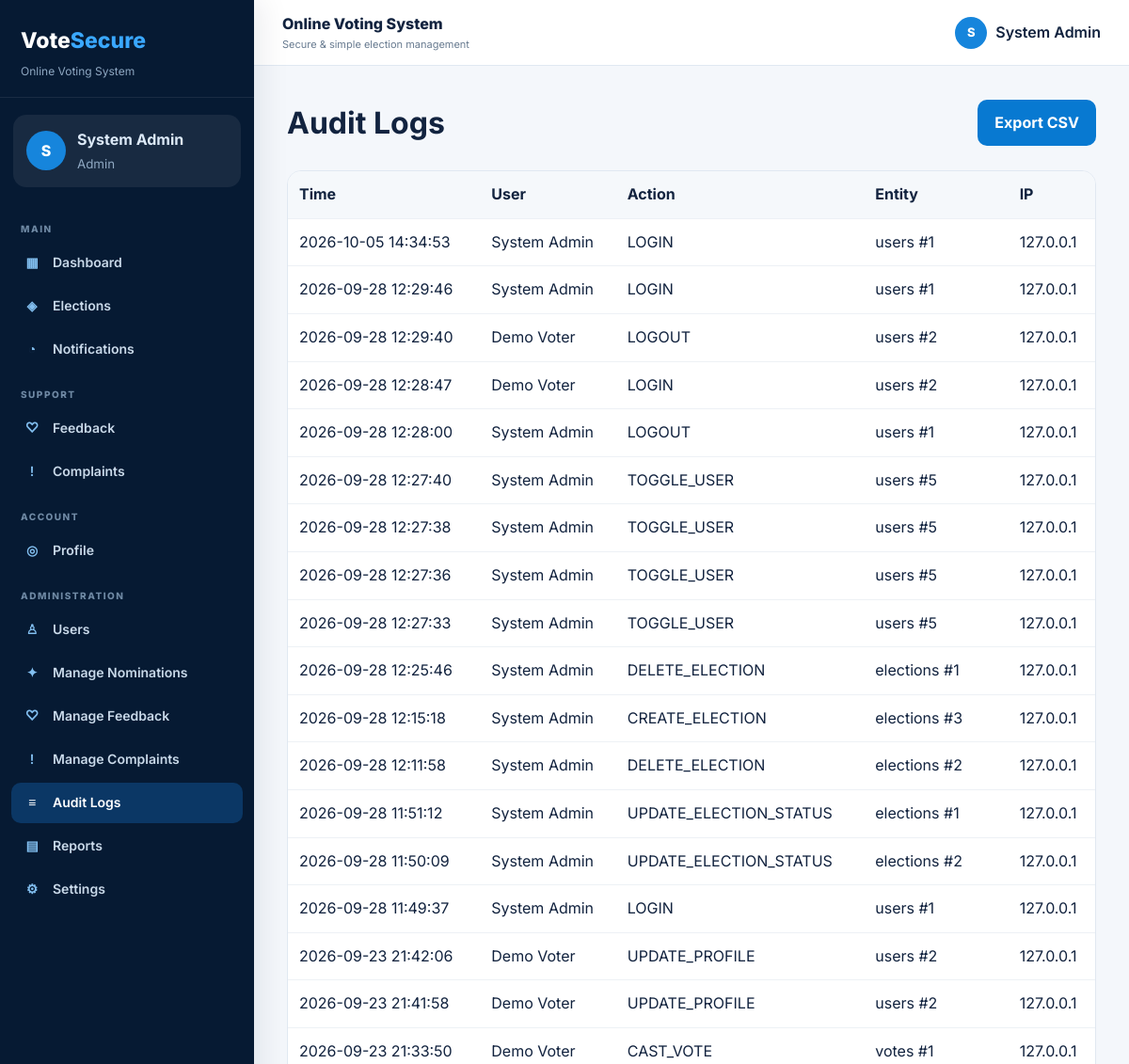
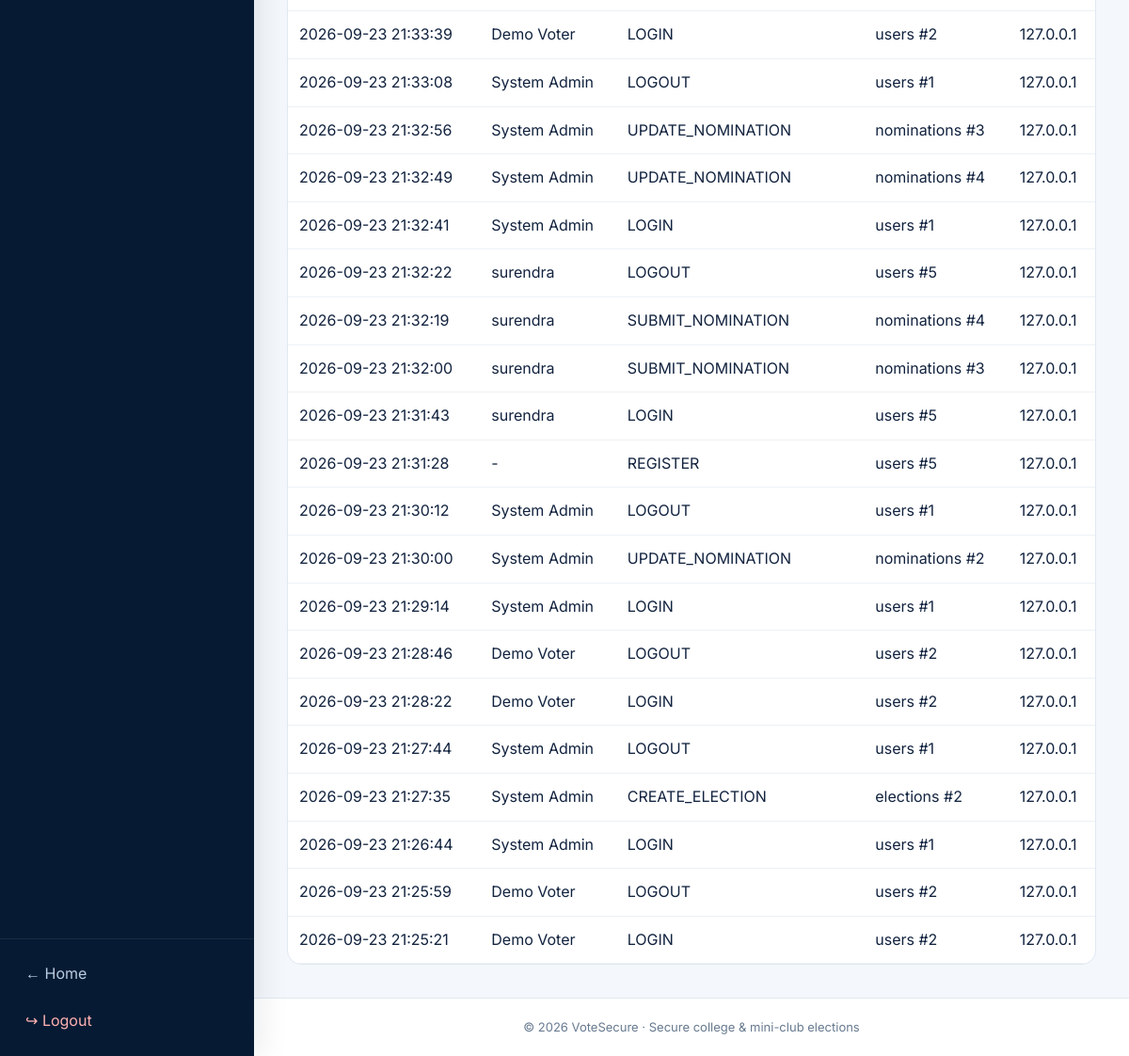
Screenshot of /admin/audit-logs (signed in) with the database file from the repository (2 pictures, top to bottom).
### tables this page shows
CREATE TABLE users(id INTEGER PRIMARY KEY AUTOINCREMENT,name TEXT NOT NULL,email TEXT UNIQUE NOT NULL,password_hash TEXT NOT NULL,role TEXT NOT NULL CHECK(role IN ('voter','candidate','admin')),phone TEXT,language TEXT DEFAULT 'English',accessibility INTEGER DEFAULT 0,is_active INTEGER DEFAULT 1,created_at TEXT NOT NULL);

CREATE TABLE audit_logs(id INTEGER PRIMARY KEY AUTOINCREMENT,user_id INTEGER,action TEXT NOT NULL,entity TEXT,entity_id INTEGER,ip_address TEXT,created_at TEXT NOT NULL,FOREIGN KEY(user_id) REFERENCES users(id));

### app.py (the view)
@app.route('/admin/audit-logs')
@role_required('admin')
def audit_logs():
    return render_template(
        'audit_logs.html',
        rows=q(
            '''
            SELECT
                a.*,
                u.name
            FROM audit_logs a
            LEFT JOIN users u
                ON u.id=a.user_id
            ORDER BY a.id DESC
            LIMIT 500
            '''
        )
    )

### app.py (called while the page is built)
def get_db():
    if 'db' not in g:
        os.makedirs(
            os.path.dirname(DB_PATH),
            exist_ok=True
        )
        g.db = sqlite3.connect(DB_PATH)
        g.db.row_factory = sqlite3.Row
        g.db.execute(
            'PRAGMA foreign_keys=ON'
        )
    return g.db

def q(sql, args=(), one=False):
    cur = get_db().execute(sql, args)
    rows = cur.fetchall()
    cur.close()
    if one:
        return rows[0] if rows else None
    return rows

def role_required(*roles):
    def deco(fn):
        @wraps(fn)
        def wrap(*a, **kw):
            if not session.get('user_id'):
                return redirect(
                    url_for('login')
                )
            if session.get('role') not in roles:
                abort(403)
            return fn(*a, **kw)
        return wrap
    return deco

@app.context_processor
def common():
    unread = 0
    if session.get('user_id'):
        row = q(
            '''
            SELECT COUNT(*) AS c
            FROM notifications
            WHERE user_id=? AND is_read=0
            ''',
            (session['user_id'],),
            True
        )
        unread = row['c'] if row else 0
    current_user = None
    if session.get('user_id'):
        current_user = q(
            'SELECT * FROM users WHERE id=?',
            (session['user_id'],),
            True
        )
    return {
        'unread_notifications': unread,
        'current_user': current_user
    }

### templates/audit_logs.html
{% extends 'base.html' %}{% block content %}<div class="page-head">
<h1>Audit Logs</h1>
<a class="btn" href="{{url_for('export_csv',kind='audit')}}">Export CSV</a>
</div>
<div class="table-wrap">
    <table>
        <tr>
            <th>Time</th>
            <th>User</th>
            <th>Action</th>
            <th>Entity</th>
            <th>IP</th>
        </tr>{% for r in rows %}<tr>
        <td>{{r.created_at}}</td>
        <td>{{r.name or '-'}}</td>
        <td>{{r.action}}</td>
        <td>{{r.entity}} #{{r.entity_id or ''}}</td>
        <td>{{r.ip_address}}</td>
    </tr>{% endfor %}</table>
</div>{% endblock %}

### templates/base.html (shortened to what this page needs)
<!doctype html>
<html lang="en">
<head>
    <link rel="stylesheet" href="{{ url_for('static', filename='css/style.css') }}">
</head>
<body>
    {% if current_user %}
        <div class="app-layout">
            <aside class="sidebar" id="sidebar">
                <div class="sidebar-brand">
                    <a href="{{ url_for('dashboard') }}" class="brand">Vote<span>Secure</span></a>
                    <p>Online Voting System</p>
                </div>
                <div class="sidebar-user">
                    <div class="avatar">{{ session.name[:1]|upper }}</div>
                    <div>
                        <strong>{{ session.name }}</strong>
                        <small>{{ session.role|capitalize }}</small>
                    </div>
                </div>
                <nav class="sidebar-nav" aria-label="Dashboard navigation">
                    <p class="nav-section-title">MAIN</p>
                    <a class="{% if request.endpoint in ['dashboard', 'voter_dashboard', 'candidate_dashboard', 'admin_dashboard'] %}active{% endif %}" href="{{ url_for('dashboard') }}">
                        <span>▦</span> Dashboard
                    </a>
                    <a class="{% if request.endpoint in ['elections', 'election_detail', 'vote', 'confirmation'] %}active{% endif %}" href="{{ url_for('elections') }}">
                        <span>◈</span> Elections
                    </a>
                    <a class="{% if request.endpoint == 'notifications' %}active{% endif %}" href="{{ url_for('notifications') }}">
                        <span>◔</span> Notifications
                    </a>
                    <p class="nav-section-title">SUPPORT</p>
                    <a class="{% if request.endpoint == 'feedback' %}active{% endif %}" href="{{ url_for('feedback') }}">
                        <span>♡</span> Feedback
                    </a>
                    <a class="{% if request.endpoint == 'complaints' %}active{% endif %}" href="{{ url_for('complaints') }}">
                        <span>!</span> Complaints
                    </a>
                    <p class="nav-section-title">ACCOUNT</p>
                    <a class="{% if request.endpoint == 'profile' %}active{% endif %}" href="{{ url_for('profile') }}">
                        <span>◎</span> Profile
                    </a>
                    {% if session.role == 'admin' %}
                        <p class="nav-section-title">ADMINISTRATION</p>
                        <a class="{% if request.endpoint == 'admin_users' %}active{% endif %}" href="{{ url_for('admin_users') }}">
                            <span>♙</span> Users
                        </a>
                        <a class="{% if request.endpoint == 'admin_nominations' %}active{% endif %}" href="{{ url_for('admin_nominations') }}">
                            <span>✦</span> Manage Nominations
                        </a>
                        <a class="{% if request.endpoint == 'admin_feedback' %}active{% endif %}" href="{{ url_for('admin_feedback') }}">
                            <span>♡</span> Manage Feedback
                        </a>
                        <a class="{% if request.endpoint == 'admin_complaints' %}active{% endif %}" href="{{ url_for('admin_complaints') }}">
                            <span>!</span> Manage Complaints
                        </a>
                        <a class="{% if request.endpoint == 'audit_logs' %}active{% endif %}" href="{{ url_for('audit_logs') }}">
                            <span>≡</span> Audit Logs
                        </a>
                        <a class="{% if request.endpoint == 'reports' %}active{% endif %}" href="{{ url_for('reports') }}">
                            <span>▤</span> Reports
                        </a>
                        <a class="{% if request.endpoint == 'admin_settings' %}active{% endif %}" href="{{ url_for('admin_settings') }}">
                            <span>⚙</span> Settings
                        </a>
                    {% endif %}
                </nav>
                <div class="sidebar-bottom">
                    <a href="{{ url_for('index') }}">← Home</a>
                    <a href="{{ url_for('logout') }}" class="logout-link">↪ Logout</a>
                </div>
            </aside>
            <div class="dashboard-area">
                <header class="dashboard-topbar">
                    <div>
                        <span class="topbar-title">Online Voting System</span>
                        <small>Secure &amp; simple election management</small>
                    </div>
                    <a href="{{ url_for('profile') }}" class="topbar-profile">
                        <span class="avatar small">{{ session.name[:1]|upper }}</span>
                        <span>{{ session.name }}</span>
                    </a>
                </header>
                <main class="dashboard-content">
    {% endif %}
    {% block content %}{% endblock %}
    {% if current_user %}
                </main>
                <footer class="dashboard-footer">
                    © 2026 VoteSecure · Secure college &amp; mini-club elections
                </footer>
            </div>
        </div>
    {% else %}
        </main>
        <footer>
            © 2026 VoteSecure · Secure college &amp; mini-club elections
        </footer>
    {% endif %}
</body>
</html>

### static/css/style.css (style rules this page uses)
:root { --navy: #061a33; --blue: #0879d1; --blue-dark: #075fa5; --blue-soft: #e8f3fc; --text: #12233f; --muted: #687b90; --border: #e0e8f1; --bg: #f4f7fb; --white: #ffffff; --success: #176b3a; --danger: #a62929; }
* { box-sizing: border-box; }
html { scroll-behavior: smooth; }
body { margin: 0; font-family: Inter, Arial, sans-serif; background: var(--bg); color: var(--text); line-height: 1.6; }
a { color: var(--blue); }
.brand { color: var(--white); text-decoration: none; font-size: 23px; font-weight: 800; }
.brand span { color: #3aa8ff; }
.app-layout { min-height: 100vh; display: flex; }
.sidebar { width: 270px; min-width: 270px; background: #061a33; color: #dce9f7; display: flex; flex-direction: column; position: fixed; inset: 0 auto 0 0; z-index: 100; box-shadow: 8px 0 30px rgba(6, 26, 51, 0.08); }
.sidebar-brand { padding: 25px 22px 18px; border-bottom: 1px solid rgba(255, 255, 255, 0.08); }
.sidebar-brand p { margin: 4px 0 0; color: #8fa8c2; font-size: 12px; }
.sidebar-user { margin: 18px 14px; padding: 14px; border-radius: 14px; background: rgba(255, 255, 255, 0.07); display: flex; align-items: center; gap: 12px; }
.sidebar-user strong, .sidebar-user small { display: block; }
.sidebar-user small { color: #8fa8c2; margin-top: 2px; }
.avatar { width: 42px; height: 42px; border-radius: 50%; display: grid; place-items: center; flex: 0 0 auto; background: #1685dc; color: #fff; font-weight: 800; }
.avatar.small { width: 34px; height: 34px; font-size: 13px; }
.sidebar-nav { padding: 0 12px; overflow-y: auto; }
.nav-section-title { margin: 18px 10px 7px; color: #6f89a4; font-size: 10px; font-weight: 800; letter-spacing: 1.5px; }
.sidebar-nav a { display: flex; align-items: center; gap: 12px; min-height: 43px; padding: 10px 12px; margin: 3px 0; border-radius: 10px; color: #c9d9e9; text-decoration: none; font-size: 14px; font-weight: 600; transition: 0.2s ease; }
.sidebar-nav a span { width: 20px; text-align: center; color: #82bff0; }
.sidebar-nav a:hover, .sidebar-nav a.active { background: #0b3765; color: #fff; }
.sidebar-nav a.active span { color: #fff; }
.sidebar-bottom { margin-top: auto; padding: 15px; border-top: 1px solid rgba(255, 255, 255, 0.08); display: grid; gap: 7px; }
.sidebar-bottom a { color: #b9cce0; text-decoration: none; padding: 9px 12px; border-radius: 9px; }
.sidebar-bottom .logout-link { color: #ffb2b2; }
.dashboard-area { width: calc(100% - 270px); min-height: 100vh; margin-left: 270px; }
.dashboard-topbar { min-height: 70px; padding: 12px 30px; background: #fff; border-bottom: 1px solid var(--border); display: flex; align-items: center; gap: 15px; position: sticky; top: 0; z-index: 40; }
.topbar-title { display: block; font-weight: 800; color: var(--text); }
.dashboard-topbar small { display: block; color: var(--muted); font-size: 11px; }
.topbar-profile { margin-left: auto; display: flex; align-items: center; gap: 9px; color: var(--text); text-decoration: none; font-weight: 600; }
.dashboard-content { max-width: 1400px; margin: 0 auto; padding: 35px; }
.dashboard-footer { border-top: 1px solid var(--border); background: #fff; color: var(--muted); text-align: center; padding: 20px; font-size: 13px; }
footer { background: var(--navy); color: #b9c9da; text-align: center; padding: 25px; }
.page-head, .section-head { display: flex; align-items: center; justify-content: space-between; gap: 20px; }
.page-head { margin-bottom: 25px; }
.page-head h1, .section-head h2 { margin: 0; }
.btn { display: inline-block; border: 0; border-radius: 10px; background: var(--blue); color: #fff; padding: 12px 18px; text-decoration: none; cursor: pointer; font-weight: 700; transition: 0.2s ease; }
.table-wrap { overflow: auto; background: #fff; border-radius: 15px; border: 1px solid var(--border); }
table { width: 100%; border-collapse: collapse; }
th, td { text-align: left; padding: 12px; border-bottom: 1px solid #edf1f5; white-space: nowrap; }
th { background: #f5f8fb; }

### rows the page displays
users: name "System Admin", role "Admin"
audit_logs: created_at "2026-10-05 14:34:53", name "System Admin", action "LOGIN", entity "users", entity "1", ip_address "127.0.0.1"
audit_logs: created_at "2026-09-28 12:29:46", name "System Admin", action "LOGIN", entity "users", entity "1", ip_address "127.0.0.1"
audit_logs: created_at "2026-09-28 12:29:40", name "Demo Voter", action "LOGOUT", entity "users", entity "2", ip_address "127.0.0.1"
audit_logs: created_at "2026-09-28 12:28:47", name "Demo Voter", action "LOGIN", entity "users", entity "2", ip_address "127.0.0.1"
audit_logs: created_at "2026-09-28 12:28:00", name "System Admin", action "LOGOUT", entity "users", entity "1", ip_address "127.0.0.1"
audit_logs: created_at "2026-09-28 12:27:40", name "System Admin", action "TOGGLE_USER", entity "users", entity "5", ip_address "127.0.0.1"
audit_logs: created_at "2026-09-28 12:27:38", name "System Admin", action "TOGGLE_USER", entity "users", entity "5", ip_address "127.0.0.1"
audit_logs: created_at "2026-09-28 12:27:36", name "System Admin", action "TOGGLE_USER", entity "users", entity "5", ip_address "127.0.0.1"
audit_logs: created_at "2026-09-28 12:27:33", name "System Admin", action "TOGGLE_USER", entity "users", entity "5", ip_address "127.0.0.1"
audit_logs: created_at "2026-09-28 12:25:46", name "System Admin", action "DELETE_ELECTION", entity "elections", entity "1", ip_address "127.0.0.1"
audit_logs: created_at "2026-09-28 12:15:18", name "System Admin", action "CREATE_ELECTION", entity "elections", entity "3", ip_address "127.0.0.1"
audit_logs: created_at "2026-09-28 12:11:58", name "System Admin", action "DELETE_ELECTION", entity "elections", entity "2", ip_address "127.0.0.1"
audit_logs: created_at "2026-09-28 11:51:12", name "System Admin", action "UPDATE_ELECTION_STATUS", entity "elections", entity "1", ip_address "127.0.0.1"
audit_logs: created_at "2026-09-28 11:50:09", name "System Admin", action "UPDATE_ELECTION_STATUS", entity "elections", entity "2", ip_address "127.0.0.1"
audit_logs: created_at "2026-09-28 11:49:37", name "System Admin", action "LOGIN", entity "users", entity "1", ip_address "127.0.0.1"
audit_logs: created_at "2026-09-23 21:42:06", name "Demo Voter", action "UPDATE_PROFILE", entity "users", entity "2", ip_address "127.0.0.1"
audit_logs: created_at "2026-09-23 21:41:58", name "Demo Voter", action "UPDATE_PROFILE", entity "users", entity "2", ip_address "127.0.0.1"
audit_logs: created_at "2026-09-23 21:33:50", name "Demo Voter", action "CAST_VOTE", entity "votes", entity "1", ip_address "127.0.0.1"
audit_logs: created_at "2026-09-23 21:33:39", name "Demo Voter", action "LOGIN", entity "users", entity "2", ip_address "127.0.0.1"
audit_logs: created_at "2026-09-23 21:33:08", name "System Admin", action "LOGOUT", entity "users", entity "1", ip_address "127.0.0.1"
audit_logs: created_at "2026-09-23 21:32:56", name "System Admin", action "UPDATE_NOMINATION", entity "nominations", entity "3", ip_address "127.0.0.1"
audit_logs: created_at "2026-09-23 21:32:49", name "System Admin", action "UPDATE_NOMINATION", entity "nominations", entity "4", ip_address "127.0.0.1"
audit_logs: created_at "2026-09-23 21:32:41", name "System Admin", action "LOGIN", entity "users", entity "1", ip_address "127.0.0.1"
audit_logs: created_at "2026-09-23 21:32:22", name "surendra", action "LOGOUT", entity "users", entity "5", ip_address "127.0.0.1"
audit_logs: created_at "2026-09-23 21:32:19", name "surendra", action "SUBMIT_NOMINATION", entity "nominations", entity "4", ip_address "127.0.0.1"
audit_logs: created_at "2026-09-23 21:32:00", name "surendra", action "SUBMIT_NOMINATION", entity "nominations", entity "3", ip_address "127.0.0.1"
audit_logs: created_at "2026-09-23 21:31:43", name "surendra", action "LOGIN", entity "users", entity "5", ip_address "127.0.0.1"
audit_logs: created_at "2026-09-23 21:31:28", name "-", action "REGISTER", entity "users", entity "5", ip_address "127.0.0.1"
audit_logs: created_at "2026-09-23 21:30:12", name "System Admin", action "LOGOUT", entity "users", entity "1", ip_address "127.0.0.1"
audit_logs: created_at "2026-09-23 21:30:00", name "System Admin", action "UPDATE_NOMINATION", entity "nominations", entity "2", ip_address "127.0.0.1"
audit_logs: created_at "2026-09-23 21:29:14", name "System Admin", action "LOGIN", entity "users", entity "1", ip_address "127.0.0.1"
audit_logs: created_at "2026-09-23 21:28:46", name "Demo Voter", action "LOGOUT", entity "users", entity "2", ip_address "127.0.0.1"
audit_logs: created_at "2026-09-23 21:28:22", name "Demo Voter", action "LOGIN", entity "users", entity "2", ip_address "127.0.0.1"
audit_logs: created_at "2026-09-23 21:27:44", name "System Admin", action "LOGOUT", entity "users", entity "1", ip_address "127.0.0.1"
audit_logs: created_at "2026-09-23 21:27:35", name "System Admin", action "CREATE_ELECTION", entity "elections", entity "2", ip_address "127.0.0.1"
audit_logs: created_at "2026-09-23 21:26:44", name "System Admin", action "LOGIN", entity "users", entity "1", ip_address "127.0.0.1"
audit_logs: created_at "2026-09-23 21:25:59", name "Demo Voter", action "LOGOUT", entity "users", entity "2", ip_address "127.0.0.1"
audit_logs: created_at "2026-09-23 21:25:21", name "Demo Voter", action "LOGIN", entity "users", entity "2", ip_address "127.0.0.1"

### other values shown
{{ session.name[:1]|upper }} "S"
